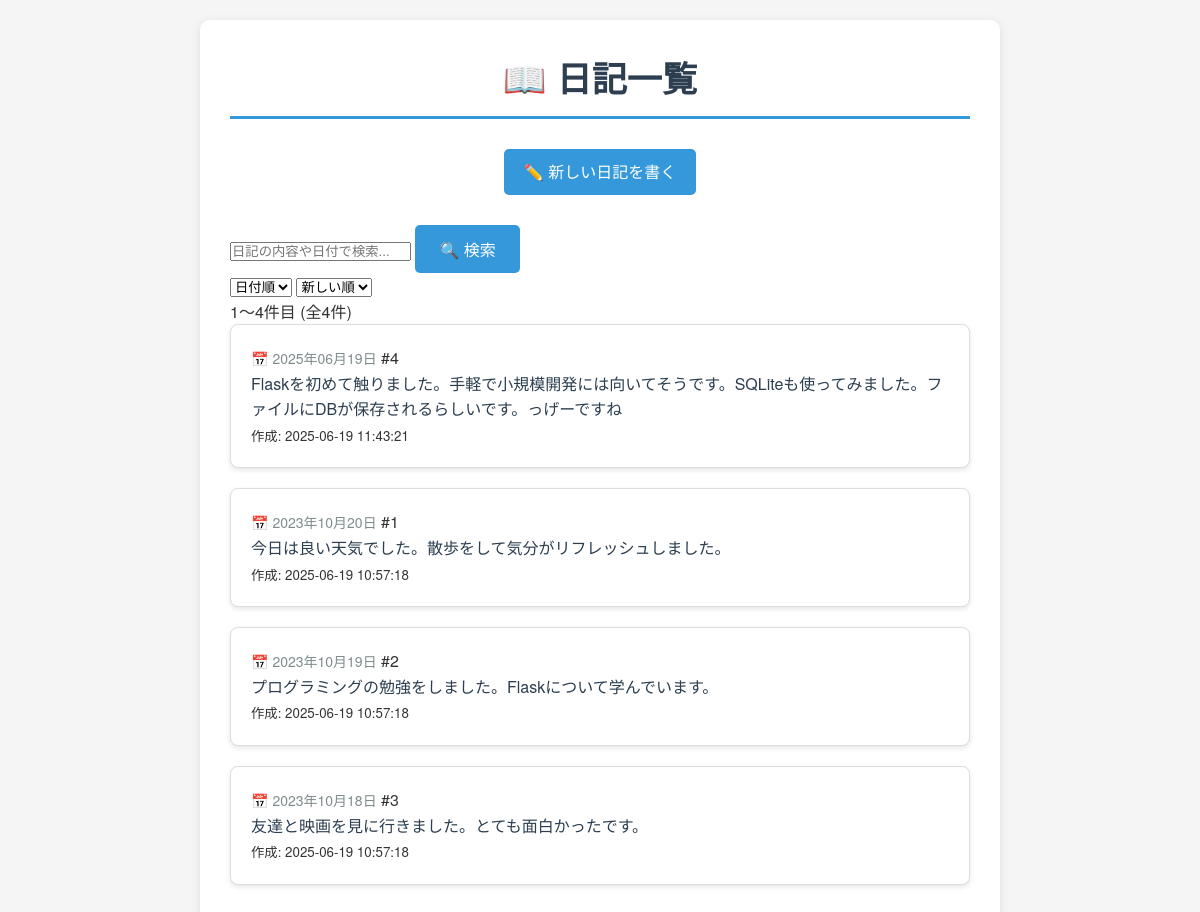
Before: / with the older database file.
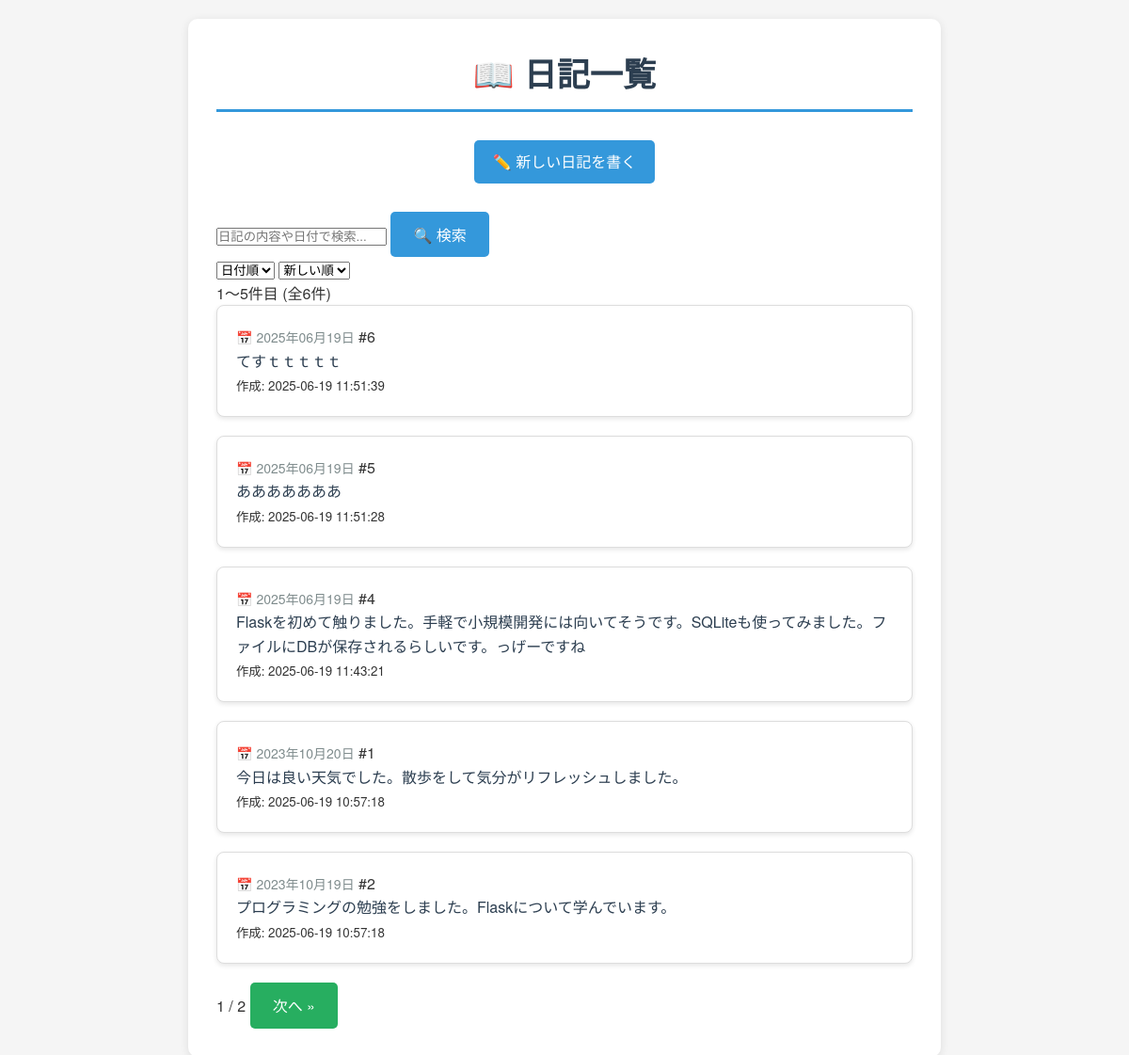
After: the same page with the newer database file.
### tables this page shows
CREATE TABLE diaries (
            id INTEGER PRIMARY KEY AUTOINCREMENT,
            date TEXT NOT NULL,
            content TEXT NOT NULL,
            created_at TEXT DEFAULT CURRENT_TIMESTAMP
        );

### app.py (the view)
@app.route("/")
def index():
    page = request.args.get("page", 1, type=int)
    per_page = request.args.get("per_page", 5, type=int)
    search_query = request.args.get("search", "").strip()
    sort_by = request.args.get("sort", "date")
    order = request.args.get("order", "desc")
    if per_page not in [5, 10, 20]:
        per_page = 5
    if page < 1:
        page = 1
    try:
        conn = get_db_connection()
        base_conditions = []
        params = []
        if search_query:
            base_conditions.append("(content LIKE ? OR date LIKE ?)")
            search_param = f"%{search_query}%"
            params.extend([search_param, search_param])
        where_clause = ""
        if base_conditions:
            where_clause = " WHERE " + " AND ".join(base_conditions)
        count_query = f"SELECT COUNT(*) as total FROM diaries{where_clause}"
        total = conn.execute(count_query, params).fetchone()["total"]
        total_pages = math.ceil(total / per_page) if total > 0 else 1
        if page > total_pages:
            page = total_pages
        offset = (page - 1) * per_page
        valid_sort_columns = ["date", "id", "created_at"]
        valid_orders = ["asc", "desc"]
        if sort_by not in valid_sort_columns:
            sort_by = "date"
        if order not in valid_orders:
            order = "desc"
        order_clause = f" ORDER BY {sort_by} {order.upper()}"
        if sort_by != "id":
            order_clause += ", id DESC"  # 同じ日付の場合はIDで並び替え
        data_query = (
            f"SELECT * FROM diaries{where_clause}{order_clause} LIMIT ? OFFSET ?"
        )
        data_params = params + [per_page, offset]
        diaries = conn.execute(data_query, data_params).fetchall()
        conn.close()
        pagination = {
            "page": page,
            "per_page": per_page,
            "total": total,
            "total_pages": total_pages,
            "has_prev": page > 1,
            "has_next": page < total_pages,
            "prev_num": page - 1 if page > 1 else None,
            "next_num": page + 1 if page < total_pages else None,
            "start_index": offset + 1 if total > 0 else 0,
            "end_index": min(offset + per_page, total),
        }
        logger.info(
            f'日記一覧表示: ページ={page}, 件数={len(diaries)}, 検索="{search_query}"'
        )
        return render_template(
            "index.html",
            diaries=diaries,
            pagination=pagination,
            search_query=search_query,
            sort_by=sort_by,
            order=order,
        )
    except sqlite3.Error as e:
        logger.error(f"データベースエラー: {str(e)}")
        flash("データベースエラーが発生しました。", "error")
        return render_template("index.html", diaries=[], pagination=None)
    except Exception as e:
        logger.error(f"予期しないエラー: {str(e)}")
        flash("予期しないエラーが発生しました。", "error")
        return render_template("index.html", diaries=[], pagination=None)

### app.py (called while the page is built)
def get_db_connection():
    if not os.path.exists("diary.db"):
        raise FileNotFoundError(
            "データベースファイルが見つかりません。"
        )
    conn = sqlite3.connect("diary.db")
    conn.row_factory = sqlite3.Row
    return conn

def format_date(date_string):
    try:
        from datetime import datetime
        date_obj = datetime.strptime(date_string, "%Y-%m-%d")
        return date_obj.strftime("%Y年%m月%d日")
    except:
        return date_string

def truncate_content(content, max_length=100):
    if len(content) <= max_length:
        return content
    return content[:max_length] + "..."

### templates/index.html (shortened to what this page needs)
<!DOCTYPE html>
<html lang="ja">
<head>
    <link rel="stylesheet" href="{{ url_for('static', filename='style.css') }}">
</head>
<body>
    <div class="container">
        <h1>📖 日記一覧</h1>
        <div class="nav">
            <a href="{{ url_for('post') }}">✏️ 新しい日記を書く</a>
        </div>
        <div class="search-form">
            <form method="GET" action="{{ url_for('index') }}">
                <div class="search-input-group">
                    <input type="text" name="search" value="{{ search_query }}"
                           placeholder="日記の内容や日付で検索...">
                    <button type="submit" class="btn btn-primary">🔍 検索</button>
                </div>
            </form>
        </div>
        <div class="sort-options">
            <form method="GET" action="{{ url_for('index') }}" class="sort-form">
                <select name="sort" onchange="this.form.submit()">
                    <option value="date" {% if sort_by == 'date' %}selected{% endif %}>日付順</option>
                </select>
                <select name="order" onchange="this.form.submit()">
                    <option value="desc" {% if order == 'desc' %}selected{% endif %}>新しい順</option>
                </select>
            </form>
        </div>
        {% if diaries %}
            {% if pagination %}
                <div class="result-info">
                    <p>{{ pagination.start_index }}〜{{ pagination.end_index }}件目
                       (全{{ pagination.total }}件)</p>
                </div>
            {% endif %}
            <div class="diary-list">
                {% for diary in diaries %}
                    <div class="diary-card">
                        <div class="diary-header">
                            <span class="diary-date">📅 {{ diary.date | format_date }}</span>
                            <span class="diary-id">#{{ diary.id }}</span>
                        </div>
                        <div class="diary-content">
                            {{ diary.content | truncate_content(150) | replace('\n', '<br>') | safe }}
                        </div>
                        <div class="diary-footer">
                            <small class="created-at">
                                作成: {{ diary.created_at }}
                            </small>
                        </div>
                    </div>
                {% endfor %}
            </div>
            {% if pagination and pagination.total_pages > 1 %}
                <div class="pagination">
                    <span class="page-info">
                        {{ pagination.page }} / {{ pagination.total_pages }}
                    </span>
                    {% if pagination.has_next %}
                        <a href="{{ url_for('index', page=pagination.next_num, search=search_query, sort=sort_by, order=order) }}"
                           class="btn">次へ »</a>
                    {% endif %}
                </div>
            {% endif %}
        {% endif %}
    </div>
</body>
</html>

### static/style.css (style rules this page uses)
* { margin: 0; padding: 0; box-sizing: border-box; }
body { font-family: 'Helvetica Neue', Arial, 'Hiragino Kaku Gothic ProN', 'Hiragino Sans', Meiryo, sans-serif; line-height: 1.6; color: #333; background-color: #f5f5f5; padding: 20px; }
.container { max-width: 800px; margin: 0 auto; background-color: white; padding: 30px; border-radius: 10px; box-shadow: 0 2px 10px rgba(0, 0, 0, 0.1); }
h1 { color: #2c3e50; text-align: center; margin-bottom: 30px; font-size: 2.2em; border-bottom: 3px solid #3498db; padding-bottom: 10px; }
.nav { text-align: center; margin-bottom: 30px; }
.nav a { display: inline-block; padding: 10px 20px; margin: 0 10px; background-color: #3498db; color: white; text-decoration: none; border-radius: 5px; transition: background-color 0.3s; }
.btn { display: inline-block; padding: 12px 24px; background-color: #27ae60; color: white; text-decoration: none; border: none; border-radius: 5px; cursor: pointer; font-size: 16px; transition: background-color 0.3s; }
.btn-primary { background-color: #3498db; }
.diary-card { background-color: #fff; border: 1px solid #ddd; border-radius: 8px; padding: 20px; margin-bottom: 20px; box-shadow: 0 2px 5px rgba(0, 0, 0, 0.1); transition: transform 0.2s, box-shadow 0.2s; }
.diary-date { color: #7f8c8d; font-size: 14px; margin-bottom: 10px; }
.diary-content { color: #2c3e50; line-height: 1.6; }

Changed rows visible on the page:
no longer on this page (row unchanged): diaries: date "2023年10月18日", id "3", content "友達と映画を見に行きました。とても面白かったです。", created_at "2025-06-19 10:57:18"
added diaries: date "2025年06月19日", id "6", content "てすｔｔｔｔｔ", created_at "2025-06-19 11:51:39"
added diaries: date "2025年06月19日", id "5", content "あああああああ", created_at "2025-06-19 11:51:28"
Other visible differences:
{{ pagination.end_index }}: "4" → "5"
{{ pagination.total }}: "4" → "6"
{{ pagination.page }}: (not shown) → "1"
{{ pagination.total_pages }}: (not shown) → "2"
text now shown: "/ 次へ »"
